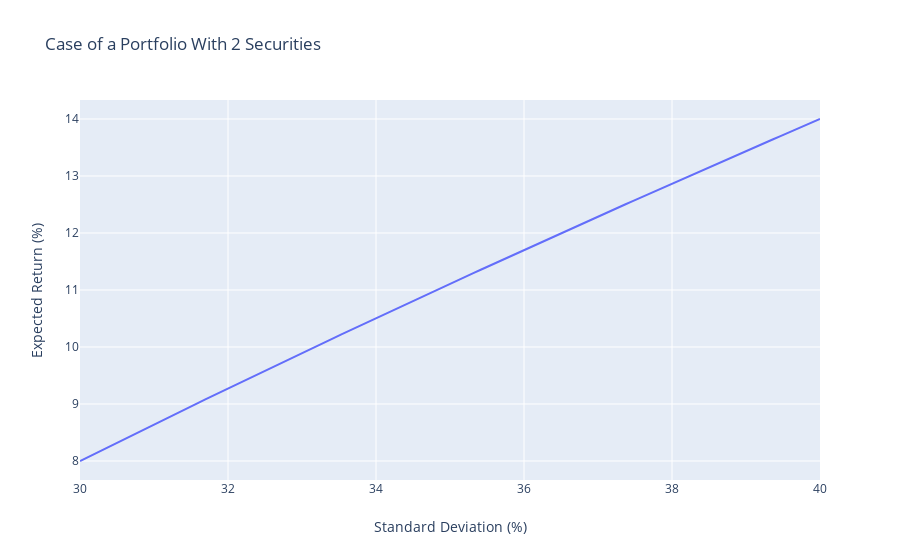

The cell this chart's notebook holds for it:
### Code cell
trace0 = go.Scatter(
    x = perf_df['Variance P'], y = perf_df['µP'], name = 'Perfect Correlation'
)
data = [trace0]
layout = go.Layout(
    title = 'Case of a Portfolio With 2 Securities', yaxis = dict(title = 'Expected Return (%)'), 
    xaxis = dict(title = 'Standard Deviation (%)'))
fig = go.Figure(data=data, layout=layout)
plotly.offline.iplot(fig)
